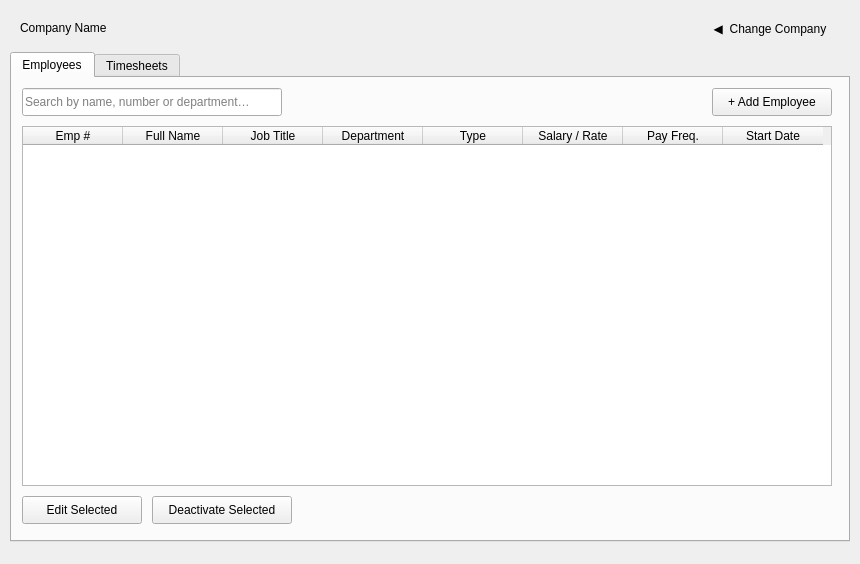
<?xml version="1.0" encoding="UTF-8"?>
<ui version="4.0">
 <class>Dashboard</class>
 <widget class="QWidget" name="Dashboard">
  <property name="geometry">
   <rect>
    <x>0</x>
    <y>0</y>
    <width>860</width>
    <height>564</height>
   </rect>
  </property>
  <property name="windowTitle">
   <string notr="true">Payroll App by Barry Prinsloo — Dashboard</string>
  </property>
  <widget class="QLabel" name="lblCompany">
   <property name="geometry">
    <rect>
     <x>20</x>
     <y>14</y>
     <width>560</width>
     <height>28</height>
    </rect>
   </property>
   <property name="frameShape">
    <enum>QFrame::Shape::NoFrame</enum>
   </property>
   <property name="text">
    <string>Company Name</string>
   </property>
  </widget>
  <widget class="QPushButton" name="btnBack">
   <property name="geometry">
    <rect>
     <x>700</x>
     <y>14</y>
     <width>140</width>
     <height>28</height>
    </rect>
   </property>
   <property name="text">
    <string>◀  Change Company</string>
   </property>
   <property name="flat">
    <bool>true</bool>
   </property>
  </widget>
  <widget class="QTabWidget" name="tabWidget">
   <property name="geometry">
    <rect>
     <x>10</x>
     <y>52</y>
     <width>840</width>
     <height>490</height>
    </rect>
   </property>
   <widget class="QWidget" name="tabEmployees">
    <attribute name="title">
     <string>Employees</string>
    </attribute>
    <widget class="QLineEdit" name="txtSearch">
     <property name="geometry">
      <rect>
       <x>10</x>
       <y>10</y>
       <width>260</width>
       <height>28</height>
      </rect>
     </property>
     <property name="text">
      <string/>
     </property>
     <property name="placeholderText">
      <string>Search by name, number or department…</string>
     </property>
    </widget>
    <widget class="QPushButton" name="btnAddEmployee">
     <property name="geometry">
      <rect>
       <x>700</x>
       <y>10</y>
       <width>120</width>
       <height>28</height>
      </rect>
     </property>
     <property name="text">
      <string>+ Add Employee</string>
     </property>
    </widget>
    <widget class="QTableWidget" name="tblEmployees">
     <property name="geometry">
      <rect>
       <x>10</x>
       <y>48</y>
       <width>810</width>
       <height>360</height>
      </rect>
     </property>
     <property name="editTriggers">
      <set>QAbstractItemView::EditTrigger::NoEditTriggers</set>
     </property>
     <property name="alternatingRowColors">
      <bool>true</bool>
     </property>
     <property name="selectionBehavior">
      <enum>QAbstractItemView::SelectionBehavior::SelectRows</enum>
     </property>
     <column>
      <property name="text">
       <string>Emp #</string>
      </property>
     </column>
     <column>
      <property name="text">
       <string>Full Name</string>
      </property>
     </column>
     <column>
      <property name="text">
       <string>Job Title</string>
      </property>
     </column>
     <column>
      <property name="text">
       <string>Department</string>
      </property>
     </column>
     <column>
      <property name="text">
       <string>Type</string>
      </property>
     </column>
     <column>
      <property name="text">
       <string>Salary / Rate</string>
      </property>
     </column>
     <column>
      <property name="text">
       <string>Pay Freq.</string>
      </property>
     </column>
     <column>
      <property name="text">
       <string>Start Date</string>
      </property>
     </column>
    </widget>
    <widget class="QPushButton" name="btnEditEmployee">
     <property name="geometry">
      <rect>
       <x>10</x>
       <y>418</y>
       <width>120</width>
       <height>28</height>
      </rect>
     </property>
     <property name="text">
      <string>Edit Selected</string>
     </property>
    </widget>
    <widget class="QPushButton" name="btnDeactivate">
     <property name="geometry">
      <rect>
       <x>140</x>
       <y>418</y>
       <width>140</width>
       <height>28</height>
      </rect>
     </property>
     <property name="text">
      <string>Deactivate Selected</string>
     </property>
    </widget>
   </widget>
   <widget class="QWidget" name="tabTimesheets">
    <attribute name="title">
     <string>Timesheets</string>
    </attribute>
    <widget class="QLabel" name="lblTimesheetSoon">
     <property name="geometry">
      <rect>
       <x>300</x>
       <y>200</y>
       <width>240</width>
       <height>30</height>
      </rect>
     </property>
     <property name="text">
      <string>Timesheets coming in the next step.</string>
     </property>
     <property name="alignment">
      <set>Qt::AlignmentFlag::AlignCenter</set>
     </property>
    </widget>
   </widget>
  </widget>
 </widget>
 <resources/>
 <connections/>
</ui>
